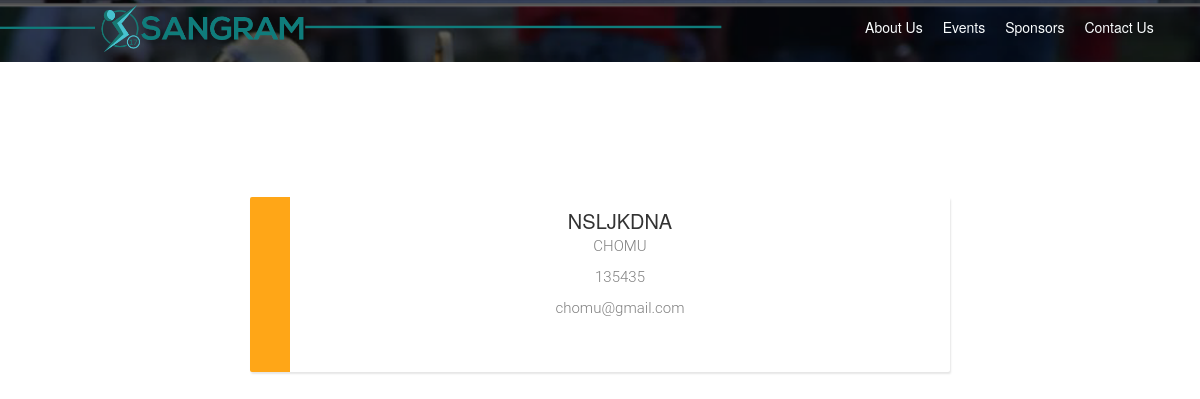
Page /leader_list on the committed database.
### sngm/models.py (models this page shows, shortened)
class User(models.Model):
    name = models.CharField(max_length=100)
    email = models.EmailField()
    phone_number = models.CharField(max_length = 12)
    college = models.CharField(max_length=100)
    is_approved = models.BooleanField(default=False, blank= True)
    paid = models.IntegerField(null = True, blank = True)
    mail = models.BooleanField(default=False)

### sngm/views.py (the view)
# urls.py: url(r'^leader_list$', views.leader_list, name='leader_list'),
def leader_list(request):
    user_list = User.objects.filter(is_approved=True)
    return render(request, 'sngm/leader_list.html', {"user_list":user_list})

### sngm/templates/sngm/leader_list.html (shortened to what this page needs)
<html>
<head>
      <link href="https://maxcdn.bootstrapcdn.com/bootstrap/3.3.7/css/bootstrap.min.css" rel="stylesheet">
      <link href="https://cdnjs.cloudflare.com/ajax/libs/select2/4.0.3/css/select2.min.css" rel="stylesheet">
      <link rel="stylesheet" href="//netdna.bootstrapcdn.com/font-awesome/4.0.0/css/font-awesome.css">
      <link rel="stylesheet" href="/static/styles/main.css">
      <link rel="stylesheet" href="https://cdnjs.cloudflare.com/ajax/libs/angular-loading-bar/0.9.0/loading-bar.min.css">
    </head>
    <body ng-app="sangram" class="ng-scope">
        <div ng-view="" class="ng-scope">
<div class="row ng-scope">
  <div class="container-fluid">
    <div class="col-md-8">
      <div class="logo">
        <a href="/"><img src="/static/images/logo.png" alt="Sangram 2017" width="95%" style="margin-left: -20px;"></a>
      </div>
    </div>
    <div class=" col-md-4 topnav">
      <ul>
        <li><a href="">About Us</a></li>
        <li><a href="#">Events</a></li>
        <li><a href="/sponsors" target="_BLANK">Sponsors</a></li>
        <li><a href="#">Contact Us</a></li>
      </ul>
    </div>
  </div>
</div>
<div class="row ng-scope" style="background-color: #fff; margin-top: 10px; height: 90vh;">
    <div class="col-md-12 text-center">
      <div id="event-card-container">
        {% for user in user_list %}
             <div class="event-card">
                <div class="card-user-info">
                    <p class="card-user-name">{{ user.college.upper }}</p>
                    <br>
                    <br>
                    <p class="card-user-email">{{ user.name.upper }}</p>
                    <br>
                    <br>
                    <p class="card-user-email">{{ user.phone_number }}</p>
                    <br>
                    <br>
                    <p class="card-user-email">{{ user.email }}</p>
                    <br>
                    <br>
                </div>
            </div>
        {% endfor %}
      </div>
    </div>
  </div>
</body></html>

### sngm/static/styles/main.css (style rules this page uses)
.topnav { padding-top: 17px; }
.topnav ul { list-style-type:none; // float: right; }
.topnav ul li { float: left; }
.topnav ul li a { color: #fafdfe; padding: 0px 10px 0px 10px; transition: 0.4s ease all; }

### sngm/templates/sngm/leader_list.html (style rules this page uses)
body { background-image: url('/static/sngm/images/home image.png'); background-size: 104%; background-position: -43px; }
#event-card-container { width: 1000px; padding: 70px 0px 40px 0px; min-height: 100px; margin-left: auto; margin-right: auto; top: 65px; position: relative; }
.event-card { width: 700px; border-radius: 2px; border-left: 40px solid #ffa617; background-color: white; box-shadow: 1px 2px 2px rgba(0,0,0,0.1); margin: 0px auto 30px auto; min-height: 175px; padding-bottom: 2px; -webkit-transform: perspective(5px) translateZ(0); transform: perspective(5px) translateZ(0); -webkit-transition-duration: 0.15s; transition-duration: 0.15s; -webkit-transition-property: color, border-left-color; transition-property: color, border-left-color; }
.card-user-info { height: 120px; position: relative; }
.card-user-name { margin-top: 10px; font-size: 20px; position: relative; display: inline-block; }
.card-user-email { color: grey; font-family: 'Roboto Light'; font-size: 15px; margin: -30px 0px 0px 0px; position: relative; }

### rows in the picture
User: college "NSLJKDNA", name "CHOMU", phone_number "135435", email "chomu@gmail.com"
